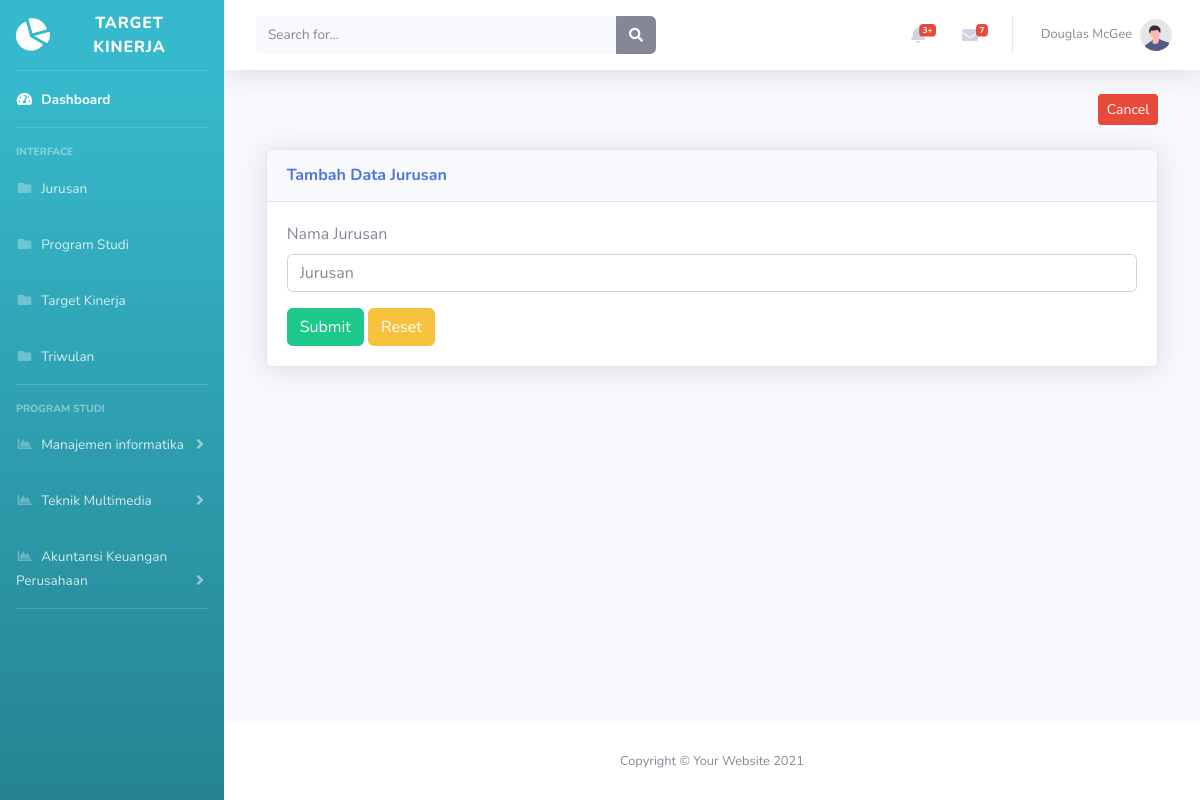
Page /jurusan/tambah_jurusan.php on the committed database.
### tables this page shows
CREATE TABLE `prodi` (
  `id_prodi` int(10) NOT NULL,
  `id_jurusan` int(11) NOT NULL,
  `nama_prodi` varchar(255) NOT NULL
);

### jurusan/tambah_jurusan.php (the view, shortened to what this page needs)
<!DOCTYPE html>
<html lang="en">
  <head>
    <link
      href="../vendor/fontawesome-free/css/all.min.css"
      rel="stylesheet"
      type="text/css"
    />
    <link href="../css/sb-admin-2.min.css" rel="stylesheet" />
  </head>
  <body id="page-top">
    <div id="wrapper">
      <ul
        class="navbar-nav bg-gradient-info sidebar sidebar-dark accordion"
        id="accordionSidebar"
      >
        <a
          class="sidebar-brand d-flex align-items-center justify-content-center"
          href="index.php"
        >
          <div class="sidebar-brand-icon rotate-n-15">
            <i class="fas fa-chart-pie"></i>
          </div>
          <div class="sidebar-brand-text mx-3">Target Kinerja</div>
        </a>
        <hr class="sidebar-divider my-0" />
        <li class="nav-item active">
          <a class="nav-link" href="../index.php">
            <i class="fas fa-fw fa-tachometer-alt"></i>
            <span>Dashboard</span></a
          >
        </li>
        <hr class="sidebar-divider" />
        <div class="sidebar-heading">Interface</div>
        <li class="nav-item">
          <a class="nav-link" href="jurusan.php">
            <i class="fas fa-fw fa-folder"></i>
            <span>Jurusan</span></a
          >
        </li>
        <li class="nav-item">
          <a class="nav-link" href="../prodi/prodi.php">
            <i class="fas fa-fw fa-folder"></i>
            <span>Program Studi</span></a
          >
        </li>
        <li class="nav-item">
          <a class="nav-link" href="../iku/iku.php">
            <i class="fas fa-fw fa-folder"></i>
            <span>Target Kinerja</span></a
          >
        </li>
        <li class="nav-item">
          <a class="nav-link" href="../triwulan/triwulan.php">
            <i class="fas fa-fw fa-folder"></i>
            <span>Triwulan</span></a
          >
        </li>
        <hr class="sidebar-divider" />
        <div class="sidebar-heading">Program Studi</div>
        <?php
        include '../koneksi.php';
        $data = mysqli_query($koneksi, "SELECT * FROM prodi");
        while($d = mysqli_fetch_array($data)){
        ?>
        <li class="nav-item">
          <a
            class="nav-link collapsed"
            href="#"
            data-toggle="collapse"
            data-target="#collapsePages"
            aria-expanded="true"
            aria-controls="collapsePages"
          >
            <i class="fas fa-fw fa-chart-area"></i>
            <span><?php echo $d['nama_prodi']; ?></span>
          </a>
        </li>
        <?php } ?>
        <hr class="sidebar-divider d-none d-md-block" />
      </ul>
      <div id="content-wrapper" class="d-flex flex-column">
        <div id="content">
          <nav
            class="navbar navbar-expand navbar-light bg-white topbar mb-4 static-top shadow"
          >
            <form
              class="d-none d-sm-inline-block form-inline mr-auto ml-md-3 my-2 my-md-0 mw-100 navbar-search"
            >
              <div class="input-group">
                <input
                  type="text"
                  class="form-control bg-light border-0 small"
                  placeholder="Search for..."
                  aria-label="Search"
                  aria-describedby="basic-addon2"
                />
                <div class="input-group-append">
                  <button class="btn btn-secondary" type="button">
                    <i class="fas fa-search fa-sm"></i>
                  </button>
                </div>
              </div>
            </form>
            <ul class="navbar-nav ml-auto">
              <li class="nav-item dropdown no-arrow mx-1">
                <a
                  class="nav-link dropdown-toggle"
                  href="#"
                  id="alertsDropdown"
                  role="button"
                  data-toggle="dropdown"
                  aria-haspopup="true"
                  aria-expanded="false"
                >
                  <i class="fas fa-bell fa-fw"></i>
                  <span class="badge badge-danger badge-counter">3+</span>
                </a>
              </li>
              <li class="nav-item dropdown no-arrow mx-1">
                <a
                  class="nav-link dropdown-toggle"
                  href="#"
                  id="messagesDropdown"
                  role="button"
                  data-toggle="dropdown"
                  aria-haspopup="true"
                  aria-expanded="false"
                >
                  <i class="fas fa-envelope fa-fw"></i>
                  <span class="badge badge-danger badge-counter">7</span>
                </a>
              </li>
              <li class="nav-item dropdown no-arrow">
                <a
                  class="nav-link dropdown-toggle"
                  href="#"
                  id="userDropdown"
                  role="button"
                  data-toggle="dropdown"
                  aria-haspopup="true"
                  aria-expanded="false"
                >
                  <span class="mr-2 d-none d-lg-inline text-gray-600 small"
                    >Douglas McGee</span
                  >
                  <img
                    class="img-profile rounded-circle"
                    src="img/undraw_profile.svg"
                  />
                </a>
              </li>
            </ul>
          </nav>
          <div class="row d-flex justify-content-center">
              <div class="col-lg-11 mb-4">
                <div class="form-group; text-right">
                    <a href="jurusan.php" class="btn btn-sm btn-danger" name="cancel" type="submit"> Cancel</a>
                </div>
                <br/>
                <div class="card shadow mb-4">
                  <div class="card-header py-3">
                    <h6 class="m-0 font-weight-bold text-primary">
                      Tambah Data Jurusan
                    </h6>
                  </div>
                  <div class="card-body">
                    <form method="post" action="tambahaksi_jurusan.php">
                        <div class="form-group">
                            <label for="nama_jurusan">Nama Jurusan</label>
                            <input type="text" class="form-control" id="nama_jurusan" placeholder="Jurusan" name="nama_jurusan">
                        </div>
                        <button type="submit" class="btn btn-success" value="Submit" name="proses" >Submit</button>
                        <button type="reset" class="btn btn-warning">Reset</button>
                    </form>
                  </div>
                </div>
              </div>
            </div>
          </div>
        <footer class="sticky-footer bg-white">
          <div class="container my-auto">
            <div class="copyright text-center my-auto">
              <span>Copyright &copy; Your Website 2021</span>
            </div>
          </div>
        </footer>
      </div>
    </div>
  </body>
</html>

### rows in the picture
prodi: nama_prodi "Manajemen informatika"
prodi: nama_prodi "Teknik Multimedia"
prodi: nama_prodi "Akuntansi Keuangan Perusahaan"
